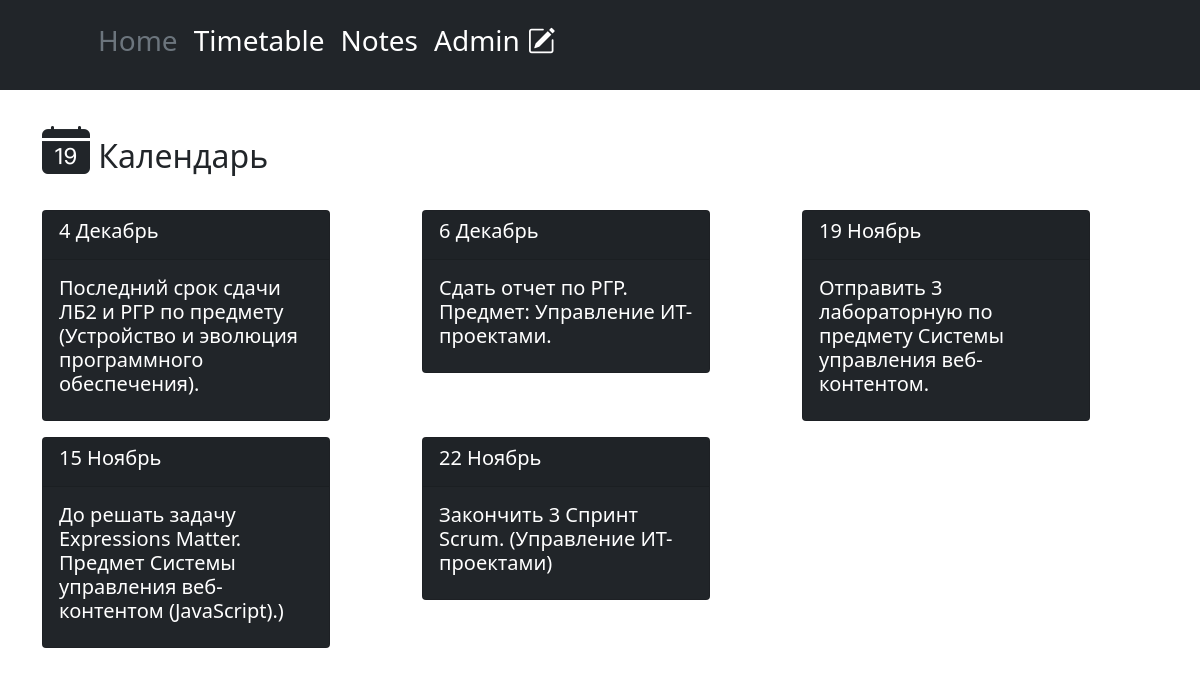
Screenshot of /calendar/ with the database file from the repository.
### mini_module_app/models.py (models this page shows, shortened)
class Calendar(models.Model):
    title = models.CharField(max_length=10, verbose_name='Заголовок')
    note = models.CharField(max_length=250, verbose_name='Заметка')
    class Meta:
        verbose_name = 'Заметка'
        verbose_name_plural = 'Заметки'

### mini_module_app/views.py (the view)
# urls.py: path('calendar/', calendar, name='calendar'),
def calendar(request):
    notes = Calendar.objects.all()
    return render(request, 'mini_module_app/calendar-page.html', {'notes': notes})

### mini_module_app/templates/mini_module_app/calendar-page.html
{% extends 'base.html' %}
{% block calendar %}
<div class="container my-4">
  <div class="fs-2 mb-3"><i class="bi bi-calendar-date-fill" style="font-size: 3rem; color:;"></i> Календарь</div>
<div class="row mb-3 my-4">
    {% for note in notes %}
    <div class="col-md-4 themed-grid-col"><div class="d-grid gap-2"><div class="card text-white bg-dark mb-3" style="max-width: 18rem;">
  <div class="card-header"><h5>{{note.title}}</h5></div>
  <div class="card-body">
    <h5 class="card-title">{{note.note}}</h5>
  </div>
  </div>
  </div>
  </div>
  {% endfor %}
</div>
</div>
{% endblock %}

### templates/base.html (shortened to what this page needs)
<!DOCTYPE html>
<html>
<head>
    <link href="https://cdn.jsdelivr.net/npm/bootstrap@5.1.2/dist/css/bootstrap.min.css" rel="stylesheet">
    <link rel="stylesheet" href="https://cdn.jsdelivr.net/npm/bootstrap-icons@1.5.0/font/bootstrap-icons.css">
</head>
<body>
<header class="p-3 bg-dark text-white">
    <div class="container">
      <div class="d-flex flex-wrap align-items-center justify-content-center justify-content-lg-start">
        <a href="/" class="d-flex align-items-center mb-2 mb-lg-0 text-white text-decoration-none">
          <svg class="bi me-2" width="40" height="32" role="img" aria-label="Bootstrap"><use xlink:href="#bootstrap"></use></svg>
        </a>
        <ul class="nav col-12 col-lg-auto me-lg-auto mb-2 justify-content-center mb-md-0">
          <li><a href="{% url 'home' %}" class="nav-link px-2 text-secondary"><h3>Home</h3></a></li>
          <li><a href="{% url 'timetable' %}" class="nav-link px-2 text-white"><h3>Timetable</h3></a></li>
          <li><a href="{% url 'calendar' %}" class="nav-link px-2 text-white"><h3>Notes</h3></a></li>
          <li><a href="http://127.0.0.1:8000/admin/" class="nav-link px-2 text-white"><h3>Admin <i class="bi bi-pencil-square"></i></h3></a></li>
        </ul>
      </div>
    </div>
</header>
{% block calendar %}{% endblock %}
</body>
</html>

### rows the page displays
Calendar: title "4 Декабрь", note "Последний срок сдачи ЛБ2 и РГР по предмету (Устройство и эволюция программного обеспечения)."
Calendar: title "6 Декабрь", note "Сдать отчет по РГР. Предмет: Управление ИТ-проектами."
Calendar: title "19 Ноябрь", note "Отправить 3 лабораторную по предмету Системы управления веб-контентом."
Calendar: title "15 Ноябрь", note "До решать задачу Expressions Matter. Предмет Системы управления веб-контентом (JavaScript).)"
Calendar: title "22 Ноябрь", note "Закончить 3 Спринт Scrum. (Управление ИТ-проектами)"
